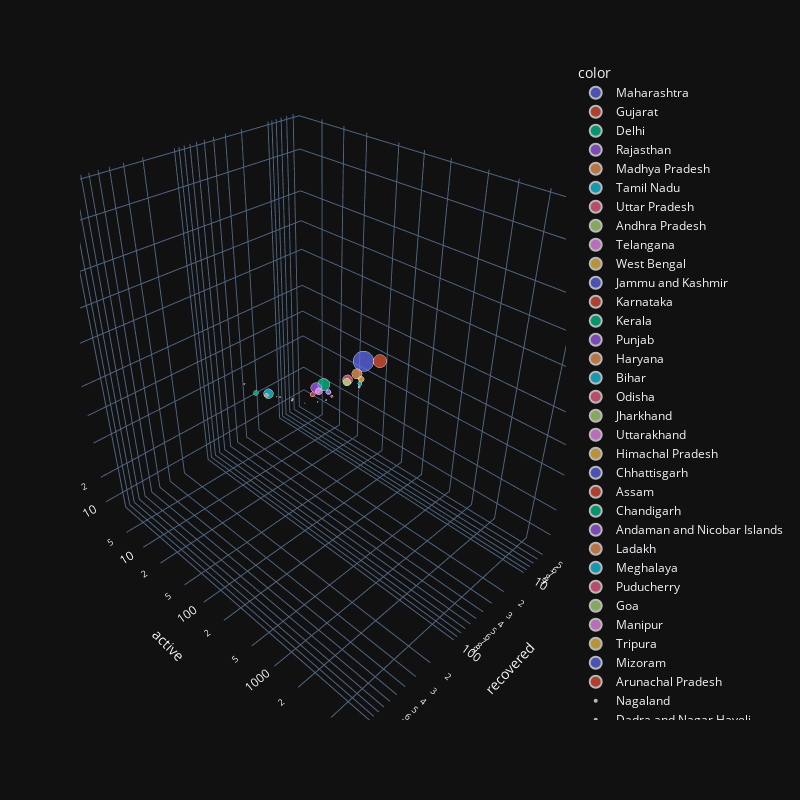

Write notebook code for a chart like this one.
### Code cell
import plotly.express as px
import numpy as np
fig = px.scatter_3d(df_india, x='recovered', y='active', z='confirmed',size='confirmed',  color=df_india.index)
fig.update_layout(height=800, width=800,scene_zaxis_type="log",scene_yaxis_type="log",scene_xaxis_type="log")
fig.show()
# 3D scatter plot showing a great pattern all of the data points are aligned in a linear fashion reason

### Figure 1 — Plotly figure (JSON) as saved in the notebook; plotly's stock layout.template omitted (floating-point values rounded to 4 significant figures)
{"data": [{"hovertemplate": "color=Maharashtra<br>recovered=%{x}<br>active=%{y}<br>confirmed=%{marker.size}<extra></extra>", "legendgroup": "Maharashtra", "marker": {"color": "#636efa", "size": [8590], "sizemode": "area", "sizeref": 21.48, "symbol": "circle"}, "mode": "markers", "name": "Maharashtra", "scene": "scene", "showlegend": true, "type": "scatter3d", "x": [1282], "y": [6939], "z": [8590]}, {"hovertemplate": "color=Gujarat<br>recovered=%{x}<br>active=%{y}<br>confirmed=%{marker.size}<extra></extra>", "legendgroup": "Gujarat", "marker": {"color": "#EF553B", "size": [3548], "sizemode": "area", "sizeref": 21.48, "symbol": "circle"}, "mode": "markers", "name": "Gujarat", "scene": "scene", "showlegend": true, "type": "scatter3d", "x": [394], "y": [2992], "z": [3548]}, {"hovertemplate": "color=Delhi<br>recovered=%{x}<br>active=%{y}<br>confirmed=%{marker.size}<extra></extra>", "legendgroup": "Delhi", "marker": {"color": "#00cc96", "size": [3108], "sizemode": "area", "sizeref": 21.48, "symbol": "circle"}, "mode": "markers", "name": "Delhi", "scene": "scene", "showlegend": true, "type": "scatter3d", "x": [877], "y": [2177], "z": [3108]}, {"hovertemplate": "color=Rajasthan<br>recovered=%{x}<br>active=%{y}<br>confirmed=%{marker.size}<extra></extra>", "legendgroup": "Rajasthan", "marker": {"color": "#ab63fa", "size": [2328], "sizemode": "area", "sizeref": 21.48, "symbol": "circle"}, "mode": "markers", "name": "Rajasthan", "scene": "scene", "showlegend": true, "type": "scatter3d", "x": [744], "y": [1533], "z": [2328]}, {"hovertemplate": "color=Madhya Pradesh<br>recovered=%{x}<br>active=%{y}<br>confirmed=%{marker.size}<extra></extra>", "legendgroup": "Madhya Pradesh", "marker": {"color": "#FFA15A", "size": [2165], "sizemode": "area", "sizeref": 21.48, "symbol": "circle"}, "mode": "markers", "name": "Madhya Pradesh", "scene": "scene", "showlegend": true, "type": "scatter3d", "x": [357], "y": [1698], "z": [2165]}, {"hovertemplate": "color=Tamil Nadu<br>recovered=%{x}<br>active=%{y}<br>confirmed=%{marker.size}<extra></extra>", "legendgroup": "Tamil Nadu", "marker": {"color": "#19d3f3", "size": [1937], "sizemode": "area", "sizeref": 21.48, "symbol": "circle"}, "mode": "markers", "name": "Tamil Nadu", "scene": "scene", "showlegend": true, "type": "scatter3d", "x": [1101], "y": [812], "z": [1937]}, {"hovertemplate": "color=Uttar Pradesh<br>recovered=%{x}<br>active=%{y}<br>confirmed=%{marker.size}<extra></extra>", "legendgroup": "Uttar Pradesh", "marker": {"color": "#FF6692", "size": [1986], "sizemode": "area", "sizeref": 21.48, "symbol": "circle"}, "mode": "markers", "name": "Uttar Pradesh", "scene": "scene", "showlegend": true, "type": "scatter3d", "x": [399], "y": [1556], "z": [1986]}, {"hovertemplate": "color=Andhra Pradesh<br>recovered=%{x}<br>active=%{y}<br>confirmed=%{marker.size}<extra></extra>", "legendgroup": "Andhra Pradesh", "marker": {"color": "#B6E880", "size": [1259], "sizemode": "area", "sizeref": 21.48, "symbol": "circle"}, "mode": "markers", "name": "Andhra Pradesh", "scene": "scene", "showlegend": true, "type": "scatter3d", "x": [258], "y": [970], "z": [1259]}, {"hovertemplate": "color=Telangana<br>recovered=%{x}<br>active=%{y}<br>confirmed=%{marker.size}<extra></extra>", "legendgroup": "Telangana", "marker": {"color": "#FF97FF", "size": [1003], "sizemode": "area", "sizeref": 21.48, "symbol": "circle"}, "mode": "markers", "name": "Telangana", "scene": "scene", "showlegend": true, "type": "scatter3d", "x": [332], "y": [646], "z": [1003]}, {"hovertemplate": "color=West Bengal<br>recovered=%{x}<br>active=%{y}<br>confirmed=%{marker.size}<extra></extra>", "legendgroup": "West Bengal", "marker": {"color": "#FECB52", "size": [697], "sizemode": "area", "sizeref": 21.48, "symbol": "circle"}, "mode": "markers", "name": "West Bengal", "scene": "scene", "showlegend": true, "type": "scatter3d", "x": [109], "y": [568], "z": [697]}, {"hovertemplate": "color=Jammu and Kashmir<br>recovered=%{x}<br>active=%{y}<br>confirmed=%{marker.size}<extra></extra>", "legendgroup": "Jammu and Kashmir", "marker": {"color": "#636efa", "size": [546], "sizemode": "area", "sizeref": 21.48, "symbol": "circle"}, "mode": "markers", "name": "Jammu and Kashmir", "scene": "scene", "showlegend": true, "type": "scatter3d", "x": [164], "y": [375], "z": [546]}, {"hovertemplate": "color=Karnataka<br>recovered=%{x}<br>active=%{y}<br>confirmed=%{marker.size}<extra></extra>", "legendgroup": "Karnataka", "marker": {"color": "#EF553B", "size": [520], "sizemode": "area", "sizeref": 21.48, "symbol": "circle"}, "mode": "markers", "name": "Karnataka", "scene": "scene", "showlegend": true, "type": "scatter3d", "x": [198], "y": [302], "z": [520]}, {"hovertemplate": "color=Kerala<br>recovered=%{x}<br>active=%{y}<br>confirmed=%{marker.size}<extra></extra>", "legendgroup": "Kerala", "marker": {"color": "#00cc96", "size": [482], "sizemode": "area", "sizeref": 21.48, "symbol": "circle"}, "mode": "markers", "name": "Kerala", "scene": "scene", "showlegend": true, "type": "scatter3d", "x": [355], "y": [123], "z": [482]}, {"hovertemplate": "color=Punjab<br>recovered=%{x}<br>active=%{y}<br>confirmed=%{marker.size}<extra></extra>", "legendgroup": "Punjab", "marker": {"color": "#ab63fa", "size": [330], "sizemode": "area", "sizeref": 21.48, "symbol": "circle"}, "mode": "markers", "name": "Punjab", "scene": "scene", "showlegend": true, "type": "scatter3d", "x": [98], "y": [213], "z": [330]}, {"hovertemplate": "color=Haryana<br>recovered=%{x}<br>active=%{y}<br>confirmed=%{marker.size}<extra></extra>", "legendgroup": "Haryana", "marker": {"color": "#FFA15A", "size": [301], "sizemode": "area", "sizeref": 21.48, "symbol": "circle"}, "mode": "markers", "name": "Haryana", "scene": "scene", "showlegend": true, "type": "scatter3d", "x": [213], "y": [85], "z": [301]}, {"hovertemplate": "color=Bihar<br>recovered=%{x}<br>active=%{y}<br>confirmed=%{marker.size}<extra></extra>", "legendgroup": "Bihar", "marker": {"color": "#19d3f3", "size": [346], "sizemode": "area", "sizeref": 21.48, "symbol": "circle"}, "mode": "markers", "name": "Bihar", "scene": "scene", "showlegend": true, "type": "scatter3d", "x": [57], "y": [287], "z": [346]}, {"hovertemplate": "color=Odisha<br>recovered=%{x}<br>active=%{y}<br>confirmed=%{marker.size}<extra></extra>", "legendgroup": "Odisha", "marker": {"color": "#FF6692", "size": [118], "sizemode": "area", "sizeref": 21.48, "symbol": "circle"}, "mode": "markers", "name": "Odisha", "scene": "scene", "showlegend": true, "type": "scatter3d", "x": [37], "y": [80], "z": [118]}, {"hovertemplate": "color=Jharkhand<br>recovered=%{x}<br>active=%{y}<br>confirmed=%{marker.size}<extra></extra>", "legendgroup": "Jharkhand", "marker": {"color": "#B6E880", "size": [103], "sizemode": "area", "sizeref": 21.48, "symbol": "circle"}, "mode": "markers", "name": "Jharkhand", "scene": "scene", "showlegend": true, "type": "scatter3d", "x": [17], "y": [83], "z": [103]}, {"hovertemplate": "color=Uttarakhand<br>recovered=%{x}<br>active=%{y}<br>confirmed=%{marker.size}<extra></extra>", "legendgroup": "Uttarakhand", "marker": {"color": "#FF97FF", "size": [51], "sizemode": "area", "sizeref": 21.48, "symbol": "circle"}, "mode": "markers", "name": "Uttarakhand", "scene": "scene", "showlegend": true, "type": "scatter3d", "x": [33], "y": [18], "z": [51]}, {"hovertemplate": "color=Himachal Pradesh<br>recovered=%{x}<br>active=%{y}<br>confirmed=%{marker.size}<extra></extra>", "legendgroup": "Himachal Pradesh", "marker": {"color": "#FECB52", "size": [40], "sizemode": "area", "sizeref": 21.48, "symbol": "circle"}, "mode": "markers", "name": "Himachal Pradesh", "scene": "scene", "showlegend": true, "type": "scatter3d", "x": [25], "y": [13], "z": [40]}, {"hovertemplate": "color=Chhattisgarh<br>recovered=%{x}<br>active=%{y}<br>confirmed=%{marker.size}<extra></extra>", "legendgroup": "Chhattisgarh", "marker": {"color": "#636efa", "size": [37], "sizemode": "area", "sizeref": 21.48, "symbol": "circle"}, "mode": "markers", "name": "Chhattisgarh", "scene": "scene", "showlegend": true, "type": "scatter3d", "x": [34], "y": [3], "z": [37]}, {"hovertemplate": "color=Assam<br>recovered=%{x}<br>active=%{y}<br>confirmed=%{marker.size}<extra></extra>", "legendgroup": "Assam", "marker": {"color": "#EF553B", "size": [37], "sizemode": "area", "sizeref": 21.48, "symbol": "circle"}, "mode": "markers", "name": "Assam", "scene": "scene", "showlegend": true, "type": "scatter3d", "x": [27], "y": [9], "z": [37]}, {"hovertemplate": "color=Chandigarh<br>recovered=%{x}<br>active=%{y}<br>confirmed=%{marker.size}<extra></extra>", "legendgroup": "Chandigarh", "marker": {"color": "#00cc96", "size": [45], "sizemode": "area", "sizeref": 21.48, "symbol": "circle"}, "mode": "markers", "name": "Chandigarh", "scene": "scene", "showlegend": true, "type": "scatter3d", "x": [17], "y": [28], "z": [45]}, {"hovertemplate": "color=Andaman and Nicobar Islands<br>recovered=%{x}<br>active=%{y}<br>confirmed=%{marker.size}<extra></extra>", "legendgroup": "Andaman and Nicobar Islands", "marker": {"color": "#ab63fa", "size": [33], "sizemode": "area", "sizeref": 21.48, "symbol": "circle"}, "mode": "markers", "name": "Andaman and Nicobar Islands", "scene": "scene", "showlegend": true, "type": "scatter3d", "x": [15], "y": [18], "z": [33]}, {"hovertemplate": "color=Ladakh<br>recovered=%{x}<br>active=%{y}<br>confirmed=%{marker.size}<extra></extra>", "legendgroup": "Ladakh", "marker": {"color": "#FFA15A", "size": [20], "sizemode": "area", "sizeref": 21.48, "symbol": "circle"}, "mode": "markers", "name": "Ladakh", "scene": "scene", "showlegend": true, "type": "scatter3d", "x": [16], "y": [4], "z": [20]}, {"hovertemplate": "color=Meghalaya<br>recovered=%{x}<br>active=%{y}<br>confirmed=%{marker.size}<extra></extra>", "legendgroup": "Meghalaya", "marker": {"color": "#19d3f3", "size": [12], "sizemode": "area", "sizeref": 21.48, "symbol": "circle"}, "mode": "markers", "name": "Meghalaya", "scene": "scene", "showlegend": true, "type": "scatter3d", "x": [0], "y": [11], "z": [12]}, {"hovertemplate": "color=Puducherry<br>recovered=%{x}<br>active=%{y}<br>confirmed=%{marker.size}<extra></extra>", "legendgroup": "Puducherry", "marker": {"color": "#FF6692", "size": [8], "sizemode": "area", "sizeref": 21.48, "symbol": "circle"}, "mode": "markers", "name": "Puducherry", "scene": "scene", "showlegend": true, "type": "scatter3d", "x": [5], "y": [3], "z": [8]}, {"hovertemplate": "color=Goa<br>recovered=%{x}<br>active=%{y}<br>confirmed=%{marker.size}<extra></extra>", "legendgroup": "Goa", "marker": {"color": "#B6E880", "size": [7], "sizemode": "area", "sizeref": 21.48, "symbol": "circle"}, "mode": "markers", "name": "Goa", "scene": "scene", "showlegend": true, "type": "scatter3d", "x": [7], "y": [0], "z": [7]}, {"hovertemplate": "color=Manipur<br>recovered=%{x}<br>active=%{y}<br>confirmed=%{marker.size}<extra></extra>", "legendgroup": "Manipur", "marker": {"color": "#FF97FF", "size": [2], "sizemode": "area", "sizeref": 21.48, "symbol": "circle"}, "mode": "markers", "name": "Manipur", "scene": "scene", "showlegend": true, "type": "scatter3d", "x": [2], "y": [0], "z": [2]}, {"hovertemplate": "color=Tripura<br>recovered=%{x}<br>active=%{y}<br>confirmed=%{marker.size}<extra></extra>", "legendgroup": "Tripura", "marker": {"color": "#FECB52", "size": [2], "sizemode": "area", "sizeref": 21.48, "symbol": "circle"}, "mode": "markers", "name": "Tripura", "scene": "scene", "showlegend": true, "type": "scatter3d", "x": [2], "y": [0], "z": [2]}, {"hovertemplate": "color=Mizoram<br>recovered=%{x}<br>active=%{y}<br>confirmed=%{marker.size}<extra></extra>", "legendgroup": "Mizoram", "marker": {"color": "#636efa", "size": [1], "sizemode": "area", "sizeref": 21.48, "symbol": "circle"}, "mode": "markers", "name": "Mizoram", "scene": "scene", "showlegend": true, "type": "scatter3d", "x": [0], "y": [1], "z": [1]}, {"hovertemplate": "color=Arunachal Pradesh<br>recovered=%{x}<br>active=%{y}<br>confirmed=%{marker.size}<extra></extra>", "legendgroup": "Arunachal Pradesh", "marker": {"color": "#EF553B", "size": [1], "sizemode": "area", "sizeref": 21.48, "symbol": "circle"}, "mode": "markers", "name": "Arunachal Pradesh", "scene": "scene", "showlegend": true, "type": "scatter3d", "x": [1], "y": [0], "z": [1]}, {"hovertemplate": "color=Nagaland<br>recovered=%{x}<br>active=%{y}<br>confirmed=%{marker.size}<extra></extra>", "legendgroup": "Nagaland", "marker": {"color": "#00cc96", "size": [0], "sizemode": "area", "sizeref": 21.48, "symbol": "circle"}, "mode": "markers", "name": "Nagaland", "scene": "scene", "showlegend": true, "type": "scatter3d", "x": [0], "y": [0], "z": [0]}, {"hovertemplate": "color=Dadra and Nagar Haveli<br>recovered=%{x}<br>active=%{y}<br>confirmed=%{marker.size}<extra></extra>", "legendgroup": "Dadra and Nagar Haveli", "marker": {"color": "#ab63fa", "size": [0], "sizemode": "area", "sizeref": 21.48, "symbol": "circle"}, "mode": "markers", "name": "Dadra and Nagar Haveli", "scene": "scene", "showlegend": true, "type": "scatter3d", "x": [0], "y": [0], "z": [0]}, {"hovertemplate": "color=Daman and Diu<br>recovered=%{x}<br>active=%{y}<br>confirmed=%{marker.size}<extra></extra>", "legendgroup": "Daman and Diu", "marker": {"color": "#FFA15A", "size": [0], "sizemode": "area", "sizeref": 21.48, "symbol": "circle"}, "mode": "markers", "name": "Daman and Diu", "scene": "scene", "showlegend": true, "type": "scatter3d", "x": [0], "y": [0], "z": [0]}, {"hovertemplate": "color=Lakshadweep<br>recovered=%{x}<br>active=%{y}<br>confirmed=%{marker.size}<extra></extra>", "legendgroup": "Lakshadweep", "marker": {"color": "#19d3f3", "size": [0], "sizemode": "area", "sizeref": 21.48, "symbol": "circle"}, "mode": "markers", "name": "Lakshadweep", "scene": "scene", "showlegend": true, "type": "scatter3d", "x": [0], "y": [0], "z": [0]}, {"hovertemplate": "color=Sikkim<br>recovered=%{x}<br>active=%{y}<br>confirmed=%{marker.size}<extra></extra>", "legendgroup": "Sikkim", "marker": {"color": "#FF6692", "size": [0], "sizemode": "area", "sizeref": 21.48, "symbol": "circle"}, "mode": "markers", "name": "Sikkim", "scene": "scene", "showlegend": true, "type": "scatter3d", "x": [0], "y": [0], "z": [0]}], "layout": {"height": 800, "legend": {"itemsizing": "constant", "title": {"text": "color"}, "tracegroupgap": 0}, "margin": {"t": 60}, "scene": {"domain": {"x": [0, 1], "y": [0, 1]}, "xaxis": {"title": {"text": "recovered"}, "type": "log"}, "yaxis": {"title": {"text": "active"}, "type": "log"}, "zaxis": {"title": {"text": "confirmed"}, "type": "log"}}, "width": 800}}
